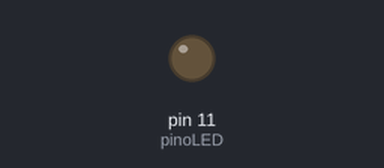
Simulated run of this program. Board: Raspberry Pi (header pin numbers). On the bench: output pins drawn as LEDs (lit = HIGH).

Above: at 0.05 s.
At 4.65 s:
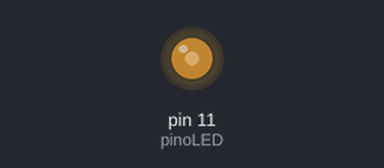
At 9.25 s:
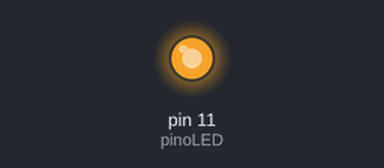
At 18.45 s:
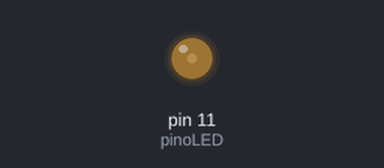
Timing chart, 0 to 26.0 s (numbered marks = the images above):
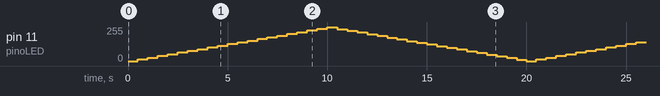

The program:

pulsomod1.py
```python
import time
import RPi.GPIO as GPIO
GPIO.setmode(GPIO.BOARD)
pinoLED=11

GPIO.setup(pinoLED,GPIO.OUT)

oPWM = GPIO.PWM(pinoLED,1000)   #Como se ligasse em forma de pulso com frequencia acima de 60 hertz/seg
DC=0
oPWM.start(DC)

try:
	while True:
		for DC in range (0,99,5):
			oPWM.ChangeDutyCycle(DC)
			time.sleep(.5)
		for DC in range (99,0,-5):
			oPWM.ChangeDutyCycle(DC)
			time.sleep(.5)


except KeyboardInterrupt:    # Ctrl c para interromper
        oPWM.stop()
	GPIO.cleanup()

        print('Tudo limpo')
```
